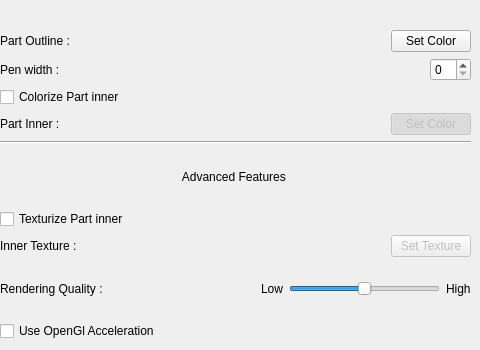
      <widget class="QWidget" name="page_6" >
       <widget class="QWidget" name="verticalLayoutWidget" >
        <property name="geometry" >
         <rect>
          <x>0</x>
          <y>30</y>
          <width>471</width>
          <height>311</height>
         </rect>
        </property>
        <layout class="QVBoxLayout" name="verticalLayout" >
         <item>
          <layout class="QHBoxLayout" name="horizontalLayout" >
           <item>
            <widget class="QLabel" name="penLB" >
             <property name="text" >
              <string>Part Outline :</string>
             </property>
             <property name="buddy" >
              <cstring>penPB</cstring>
             </property>
            </widget>
           </item>
           <item>
            <spacer name="horizontalSpacer_2" >
             <property name="orientation" >
              <enum>Qt::Horizontal</enum>
             </property>
             <property name="sizeHint" stdset="0" >
              <size>
               <width>100</width>
               <height>20</height>
              </size>
             </property>
            </spacer>
           </item>
           <item>
            <widget class="QPushButton" name="penPB" >
             <property name="text" >
              <string>Set Color</string>
             </property>
            </widget>
           </item>
          </layout>
         </item>
         <item>
          <layout class="QHBoxLayout" name="horizontalLayout_14" >
           <item>
            <widget class="QLabel" name="label_16" >
             <property name="text" >
              <string>Pen width :</string>
             </property>
             <property name="buddy" >
              <cstring>spinBox_4</cstring>
             </property>
            </widget>
           </item>
           <item>
            <spacer name="horizontalSpacer_10" >
             <property name="orientation" >
              <enum>Qt::Horizontal</enum>
             </property>
             <property name="sizeHint" stdset="0" >
              <size>
               <width>40</width>
               <height>20</height>
              </size>
             </property>
            </spacer>
           </item>
           <item>
            <widget class="QSpinBox" name="spinBox_4" />
           </item>
          </layout>
         </item>
         <item>
          <widget class="QCheckBox" name="InnerColorCHK" >
           <property name="text" >
            <string>Colorize Part inner</string>
           </property>
          </widget>
         </item>
         <item>
          <layout class="QHBoxLayout" name="horizontalLayout_2" >
           <item>
            <widget class="QLabel" name="brushLB" >
             <property name="text" >
              <string>Part Inner :</string>
             </property>
             <property name="buddy" >
              <cstring>brushPB</cstring>
             </property>
            </widget>
           </item>
           <item>
            <spacer name="horizontalSpacer" >
             <property name="orientation" >
              <enum>Qt::Horizontal</enum>
             </property>
             <property name="sizeType" >
              <enum>QSizePolicy::Expanding</enum>
             </property>
             <property name="sizeHint" stdset="0" >
              <size>
               <width>100</width>
               <height>20</height>
              </size>
             </property>
            </spacer>
           </item>
           <item>
            <widget class="QPushButton" name="brushPB" >
             <property name="enabled" >
              <bool>false</bool>
             </property>
             <property name="sizePolicy" >
              <sizepolicy vsizetype="Fixed" hsizetype="Minimum" >
               <horstretch>0</horstretch>
               <verstretch>0</verstretch>
              </sizepolicy>
             </property>
             <property name="baseSize" >
              <size>
               <width>50</width>
               <height>16</height>
              </size>
             </property>
             <property name="text" >
              <string>Set Color</string>
             </property>
             <property name="checkable" >
              <bool>true</bool>
             </property>
             <property name="checked" >
              <bool>true</bool>
             </property>
            </widget>
           </item>
          </layout>
         </item>
         <item>
          <widget class="Line" name="line" >
           <property name="orientation" >
            <enum>Qt::Horizontal</enum>
           </property>
          </widget>
         </item>
         <item>
          <widget class="QLabel" name="label_24" >
           <property name="sizePolicy" >
            <sizepolicy vsizetype="Preferred" hsizetype="Preferred" >
             <horstretch>0</horstretch>
             <verstretch>0</verstretch>
            </sizepolicy>
           </property>
           <property name="text" >
            <string>Advanced Features </string>
           </property>
           <property name="alignment" >
            <set>Qt::AlignCenter</set>
           </property>
          </widget>
         </item>
         <item>
          <widget class="QCheckBox" name="InnerTextCHK" >
           <property name="text" >
            <string>Texturize Part inner</string>
           </property>
          </widget>
         </item>
         <item>
          <layout class="QHBoxLayout" name="horizontalLayout_3" >
           <item>
            <widget class="QLabel" name="label_5" >
             <property name="text" >
              <string>Inner Texture :</string>
             </property>
             <property name="buddy" >
              <cstring>texturePB</cstring>
             </property>
            </widget>
           </item>
           <item>
            <spacer name="horizontalSpacer_3" >
             <property name="orientation" >
              <enum>Qt::Horizontal</enum>
             </property>
             <property name="sizeType" >
              <enum>QSizePolicy::Expanding</enum>
             </property>
             <property name="sizeHint" stdset="0" >
              <size>
               <width>100</width>
               <height>20</height>
              </size>
             </property>
            </spacer>
           </item>
           <item>
            <widget class="QPushButton" name="texturePB" >
             <property name="enabled" >
              <bool>false</bool>
             </property>
             <property name="text" >
              <string>Set Texture</string>
             </property>
             <property name="checkable" >
              <bool>true</bool>
             </property>
            </widget>
           </item>
          </layout>
         </item>
         <item>
          <layout class="QHBoxLayout" name="horizontalLayout_15" >
           <item>
            <widget class="QLabel" name="label_19" >
             <property name="text" >
              <string>Rendering Quality :</string>
             </property>
             <property name="buddy" >
              <cstring>horizontalSlider</cstring>
             </property>
            </widget>
           </item>
           <item>
            <spacer name="horizontalSpacer_11" >
             <property name="orientation" >
              <enum>Qt::Horizontal</enum>
             </property>
             <property name="sizeHint" stdset="0" >
              <size>
               <width>40</width>
               <height>20</height>
              </size>
             </property>
            </spacer>
           </item>
           <item>
            <widget class="QLabel" name="label_20" >
             <property name="text" >
              <string>Low</string>
             </property>
            </widget>
           </item>
           <item>
            <widget class="QSlider" name="horizontalSlider" >
             <property name="maximum" >
              <number>4</number>
             </property>
             <property name="sliderPosition" >
              <number>2</number>
             </property>
             <property name="orientation" >
              <enum>Qt::Horizontal</enum>
             </property>
            </widget>
           </item>
           <item>
            <widget class="QLabel" name="label_21" >
             <property name="text" >
              <string>High</string>
             </property>
            </widget>
           </item>
          </layout>
         </item>
         <item>
          <widget class="QCheckBox" name="checkBox_4" >
           <property name="text" >
            <string>Use OpenGl Acceleration</string>
           </property>
          </widget>
         </item>
        </layout>
       </widget>
      </widget>
